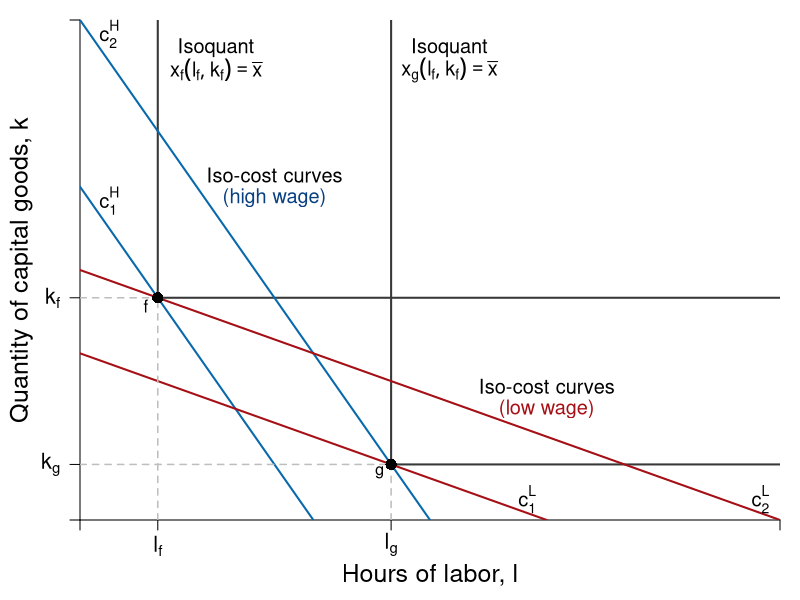

Recreate this plot in R.
#require(shape)
pdf(file = "specprodexch/isocost_labor.pdf", width = 7, height = 7)

#Set parameters for graphics
axislabelsize <- 1.3
axistitlesize <- 1.5
labelsize <- 1.2
graphlinewidth <- 2
segmentlinewidth <- 1.5

COL <- c("#7fc97f", "#beaed4", "#fdc086", "#ffff99", "#386cb0", "#f0027f", "#bf5b17", "#666666")
COLA <- c("#e0f3db", "#99d8c9","#66c2a4","#41ae76", "#238b45", "#005824")
COLB <- c("#c6dbef", "#4eb3d3", "#2b8cbe", "#0868ac","#084081")
COLC <- c("#fcfbfd", "#efedf5", "#dadaeb", "#bcbddc", "#9e9ac8", "#807dba", "#6a51a3", "#54278f", "#3f007d")

xlims <- c(0, 18)
ylims <- c(0, 18)

npts <- 501 
x <- seq(xlims[1], xlims[2], length.out = npts)
y <- seq(ylims[1], ylims[2], length.out = npts) 
a <- c(46.08, 55, 64)
b <- c(46.08, 55, 64)

#Margins
par(mar =  c(4, 4, 1, 1))


plot(0, 0, xlim = xlims, ylim = ylims, type = "n",
     xlab = expression(paste("")),
     ylab = expression(paste("")), 
     xaxt = "n", 
     yaxt = "n", 
     cex.lab = axislabelsize, 
     bty = "n",
     xaxs="i", 
     yaxs="i")

ticksy <- c(0, 2, 8, ylims[2])
ylabels <- c(NA, expression(paste(k[g])), expression(paste(k[f])), NA)
ticksx <- c(0, 2, 8, xlims[2])
xlabels <- c(NA, expression(paste(l[f])), expression(paste(l[g])), NA)

axis(1, at = ticksx, pos = 0, labels = xlabels, cex.axis = axislabelsize)
axis(2, at = ticksy, pos = 0, labels = ylabels, las = 1, cex.axis = axislabelsize)

npts <- 500 
xx1 <- seq(xlims[1], xlims[2], length.out = npts)

#Isoquants
segments(2, ylims[2], 2, 8, lty = 1, col = "grey22" , lwd = graphlinewidth)
segments(2, 8, xlims[2], 8, lty = 1, col = "grey22" , lwd = graphlinewidth)

#Isoquants
segments(8, 2, 8, ylims[2], lty = 1, col = "grey22" , lwd = graphlinewidth)
segments(8, 2, xlims[2], 2, lty = 1, col = "grey22" , lwd = graphlinewidth)



# c_1^H
segments(0, 18, 9, 0, lty = 1, col = COLB[4] , lwd = graphlinewidth) 
text(0.75, 11.5, expression(paste(c[1]^H)), cex = labelsize)
# c_2^H
segments(0, 12, 6, 0, lty = 1, col = COLB[4] , lwd = graphlinewidth) 
text(0.75, 17.5, expression(paste(c[2]^H)), cex = labelsize)
# c_1^L
segments(0, 9, 18, 0, lty = 1, col = "#a50f15" , lwd = graphlinewidth)
text(11.5, 0.75, expression(paste(c[1]^L)), cex = labelsize)
# c_2^L
segments(0, 6, 12, 0, lty = 1, col = "#a50f15" , lwd = graphlinewidth) 
text(17.5, 0.75, expression(paste(c[2]^L)), cex = labelsize)


# Label Lines
# Segment af_k to 2
segments(0, 8, 2, 8, lty = 2, col = "gray" , lwd = segmentlinewidth)

# Segment af_L to 2
segments(2, 0, 2, 8, lty = 2, col = "gray" , lwd = segmentlinewidth)

# Segment ag_k to 1
segments(0, 2, 8, 2, lty = 2, col = "gray" , lwd = segmentlinewidth)

# Segment ag_L to 1
segments(8, 0, 8, 2, lty = 2, col = "gray" , lwd = segmentlinewidth)

# Label x,y axis
mtext(expression(paste("Hours of labor, l")), side=1, line = 2.5, cex = axistitlesize)
text(-1.5, 0.5*ylims[2], expression(paste("Quantity of capital goods, k")), xpd = TRUE, cex = axistitlesize, srt = 90) 

#Label isoquants
text(3.5, 17, expression(paste("Isoquant")), cex = labelsize)
text(3.5, 16.2, expression(paste(x[f](l[f],k[f]) == bar(x))), cex = labelsize)
text(9.5, 17, expression(paste("Isoquant")), cex = labelsize)
text(9.5, 16.2, expression(paste(x[g](l[f],k[f]) == bar(x))), cex = labelsize)

# Label Isocost H
text(12, 4.8, expression(paste("Iso-cost curves")), cex = labelsize)
text(12, 4, expression(paste("(low wage)")), cex = labelsize, col = "#a50f15")

# Label Isocost L
text(5, 12.4, expression(paste("Iso-cost curves")), cex = labelsize)
text(5, 11.6, expression(paste("(high wage)")), cex = labelsize, col = COLB[5])
# Label Point 1 + 2
points(2, 8, pch = 16, col = "black", cex = 1.5)
text(1.7, 7.7, expression(f))

points(8, 2, pch = 16, col = "black", cex = 1.5)
text(7.7, 1.7, expression(g))



dev.off()
